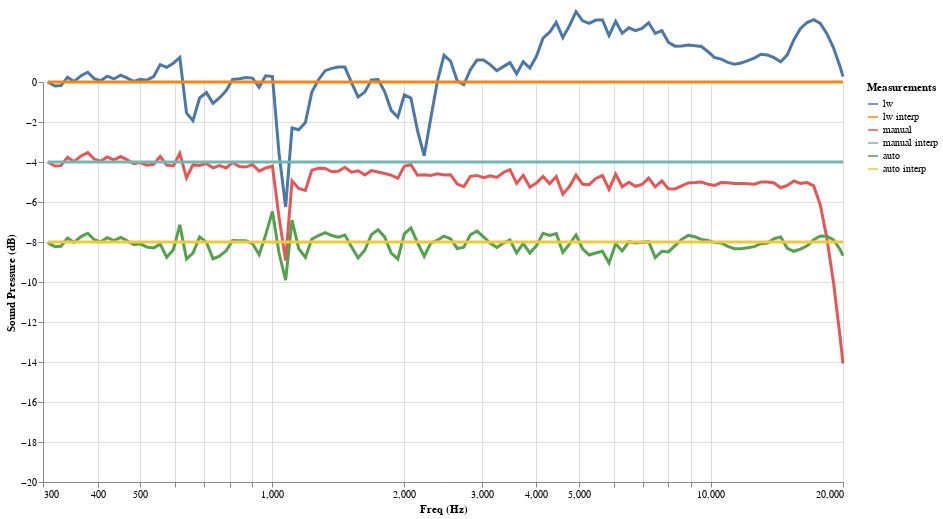

Notebook code for this chart:
### Code cell
zero = target[0][0]
alt.Chart(
    graph_melt(
        pd.DataFrame({
            'Freq': freq,
            'lw': target[0]-zero,
            'lw interp': target_interp[0]-zero,
            'manual': lw_eq[0]-lw_eq[0][0]-4,
            'manual interp': lw_eq_interp[0]-lw_eq[0][0]-4,
            'auto': target[0]-zero+peq_build(freq, auto_peq)-8,
            'auto interp': target_interp[0]-zero-8,
        }))
).mark_line(
    size=3
).encode(
    alt.X('Freq:Q', title='Freq (Hz)', scale=alt.Scale(type='log', nice=False, domain=[my_freq_reg_min, 20000])),
    alt.Y('dB:Q', title='Sound Pressure (dB)', scale=alt.Scale(zero=False, domain=[-20, 0])),
    alt.Color('Measurements', type='nominal', sort=None),
).properties(
    width=800,
    height=400
)

### Figure 1 — Vega-Lite specification as saved in the notebook (floating-point values rounded to 4 significant figures; data arrays with more than 128 entries replaced by an {"elided": "..."} marker saying what was removed)
{"config": {"view": {"continuousWidth": 400, "continuousHeight": 300}}, "data": {"name": "data-cf109f70479bdd8543f246b8f8fa483f"}, "mark": {"type": "line", "size": 3}, "encoding": {"color": {"type": "nominal", "field": "Measurements", "sort": null}, "x": {"type": "quantitative", "field": "Freq", "scale": {"domain": [300, 20000], "nice": false, "type": "log"}, "title": "Freq (Hz)"}, "y": {"type": "quantitative", "field": "dB", "scale": {"domain": [-20, 0], "zero": false}, "title": "Sound Pressure (dB)"}}, "height": 400, "width": 800, "$schema": "https://vega.github.io/schema/vega-lite/v4.8.1.json", "datasets": {"data-cf109f70479bdd8543f246b8f8fa483f": {"elided": "732 records"}}}
